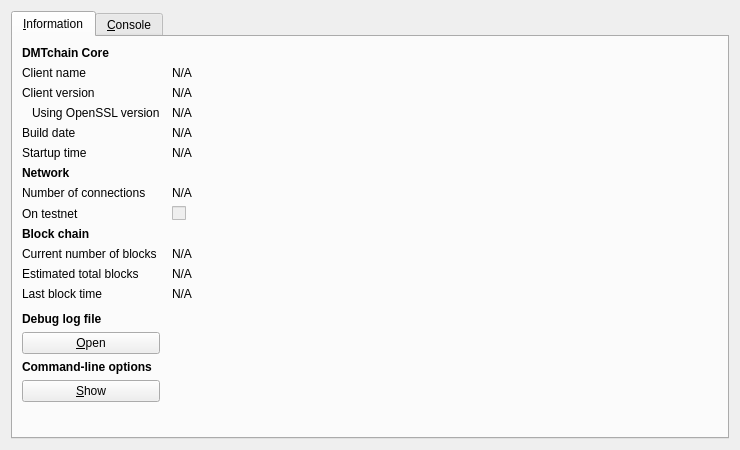
<?xml version="1.0" encoding="UTF-8"?>
<ui version="4.0">
 <class>RPCConsole</class>
 <widget class="QDialog" name="RPCConsole">
  <property name="geometry">
   <rect>
    <x>0</x>
    <y>0</y>
    <width>740</width>
    <height>450</height>
   </rect>
  </property>
  <property name="windowTitle">
   <string>DMTchain - Debug window</string>
  </property>
  <layout class="QVBoxLayout" name="verticalLayout_2">
   <item>
    <widget class="QTabWidget" name="tabWidget">
     <property name="currentIndex">
      <number>0</number>
     </property>
     <widget class="QWidget" name="tab_info">
      <attribute name="title">
       <string>&amp;Information</string>
      </attribute>
      <layout class="QGridLayout" name="gridLayout" columnstretch="0,1">
       <property name="horizontalSpacing">
        <number>12</number>
       </property>
       <item row="0" column="0">
        <widget class="QLabel" name="label_9">
         <property name="font">
          <font>
           <weight>75</weight>
           <bold>true</bold>
          </font>
         </property>
         <property name="text">
          <string>DMTchain Core</string>
         </property>
        </widget>
       </item>
       <item row="1" column="0">
        <widget class="QLabel" name="label_5">
         <property name="text">
          <string>Client name</string>
         </property>
        </widget>
       </item>
       <item row="1" column="1">
        <widget class="QLabel" name="clientName">
         <property name="cursor">
          <cursorShape>IBeamCursor</cursorShape>
         </property>
         <property name="text">
          <string>N/A</string>
         </property>
         <property name="textFormat">
          <enum>Qt::PlainText</enum>
         </property>
         <property name="textInteractionFlags">
          <set>Qt::LinksAccessibleByMouse|Qt::TextSelectableByKeyboard|Qt::TextSelectableByMouse</set>
         </property>
        </widget>
       </item>
       <item row="2" column="0">
        <widget class="QLabel" name="label_6">
         <property name="text">
          <string>Client version</string>
         </property>
        </widget>
       </item>
       <item row="2" column="1">
        <widget class="QLabel" name="clientVersion">
         <property name="cursor">
          <cursorShape>IBeamCursor</cursorShape>
         </property>
         <property name="text">
          <string>N/A</string>
         </property>
         <property name="textFormat">
          <enum>Qt::PlainText</enum>
         </property>
         <property name="textInteractionFlags">
          <set>Qt::LinksAccessibleByMouse|Qt::TextSelectableByKeyboard|Qt::TextSelectableByMouse</set>
         </property>
        </widget>
       </item>
       <item row="3" column="0">
        <widget class="QLabel" name="label_14">
         <property name="text">
          <string>Using OpenSSL version</string>
         </property>
         <property name="indent">
          <number>10</number>
         </property>
        </widget>
       </item>
       <item row="3" column="1">
        <widget class="QLabel" name="openSSLVersion">
         <property name="cursor">
          <cursorShape>IBeamCursor</cursorShape>
         </property>
         <property name="text">
          <string>N/A</string>
         </property>
         <property name="textFormat">
          <enum>Qt::PlainText</enum>
         </property>
         <property name="textInteractionFlags">
          <set>Qt::LinksAccessibleByMouse|Qt::TextSelectableByKeyboard|Qt::TextSelectableByMouse</set>
         </property>
        </widget>
       </item>
       <item row="4" column="0">
        <widget class="QLabel" name="label_12">
         <property name="text">
          <string>Build date</string>
         </property>
        </widget>
       </item>
       <item row="4" column="1">
        <widget class="QLabel" name="buildDate">
         <property name="cursor">
          <cursorShape>IBeamCursor</cursorShape>
         </property>
         <property name="text">
          <string>N/A</string>
         </property>
         <property name="textFormat">
          <enum>Qt::PlainText</enum>
         </property>
         <property name="textInteractionFlags">
          <set>Qt::LinksAccessibleByMouse|Qt::TextSelectableByKeyboard|Qt::TextSelectableByMouse</set>
         </property>
        </widget>
       </item>
       <item row="5" column="0">
        <widget class="QLabel" name="label_13">
         <property name="text">
          <string>Startup time</string>
         </property>
        </widget>
       </item>
       <item row="5" column="1">
        <widget class="QLabel" name="startupTime">
         <property name="cursor">
          <cursorShape>IBeamCursor</cursorShape>
         </property>
         <property name="text">
          <string>N/A</string>
         </property>
         <property name="textFormat">
          <enum>Qt::PlainText</enum>
         </property>
         <property name="textInteractionFlags">
          <set>Qt::LinksAccessibleByMouse|Qt::TextSelectableByKeyboard|Qt::TextSelectableByMouse</set>
         </property>
        </widget>
       </item>
       <item row="6" column="0">
        <widget class="QLabel" name="label_11">
         <property name="font">
          <font>
           <weight>75</weight>
           <bold>true</bold>
          </font>
         </property>
         <property name="text">
          <string>Network</string>
         </property>
        </widget>
       </item>
       <item row="7" column="0">
        <widget class="QLabel" name="label_7">
         <property name="text">
          <string>Number of connections</string>
         </property>
        </widget>
       </item>
       <item row="7" column="1">
        <widget class="QLabel" name="numberOfConnections">
         <property name="cursor">
          <cursorShape>IBeamCursor</cursorShape>
         </property>
         <property name="text">
          <string>N/A</string>
         </property>
         <property name="textFormat">
          <enum>Qt::PlainText</enum>
         </property>
         <property name="textInteractionFlags">
          <set>Qt::LinksAccessibleByMouse|Qt::TextSelectableByKeyboard|Qt::TextSelectableByMouse</set>
         </property>
        </widget>
       </item>
       <item row="8" column="0">
        <widget class="QLabel" name="label_8">
         <property name="text">
          <string>On testnet</string>
         </property>
        </widget>
       </item>
       <item row="8" column="1">
        <widget class="QCheckBox" name="isTestNet">
         <property name="enabled">
          <bool>false</bool>
         </property>
         <property name="text">
          <string/>
         </property>
        </widget>
       </item>
       <item row="9" column="0">
        <widget class="QLabel" name="label_10">
         <property name="font">
          <font>
           <weight>75</weight>
           <bold>true</bold>
          </font>
         </property>
         <property name="text">
          <string>Block chain</string>
         </property>
        </widget>
       </item>
       <item row="10" column="0">
        <widget class="QLabel" name="label_3">
         <property name="text">
          <string>Current number of blocks</string>
         </property>
        </widget>
       </item>
       <item row="10" column="1">
        <widget class="QLabel" name="numberOfBlocks">
         <property name="cursor">
          <cursorShape>IBeamCursor</cursorShape>
         </property>
         <property name="text">
          <string>N/A</string>
         </property>
         <property name="textFormat">
          <enum>Qt::PlainText</enum>
         </property>
         <property name="textInteractionFlags">
          <set>Qt::LinksAccessibleByMouse|Qt::TextSelectableByKeyboard|Qt::TextSelectableByMouse</set>
         </property>
        </widget>
       </item>
       <item row="11" column="0">
        <widget class="QLabel" name="label_4">
         <property name="text">
          <string>Estimated total blocks</string>
         </property>
        </widget>
       </item>
       <item row="11" column="1">
        <widget class="QLabel" name="totalBlocks">
         <property name="cursor">
          <cursorShape>IBeamCursor</cursorShape>
         </property>
         <property name="text">
          <string>N/A</string>
         </property>
         <property name="textFormat">
          <enum>Qt::PlainText</enum>
         </property>
         <property name="textInteractionFlags">
          <set>Qt::LinksAccessibleByMouse|Qt::TextSelectableByKeyboard|Qt::TextSelectableByMouse</set>
         </property>
        </widget>
       </item>
       <item row="12" column="0">
        <widget class="QLabel" name="label_2">
         <property name="text">
          <string>Last block time</string>
         </property>
        </widget>
       </item>
       <item row="12" column="1">
        <widget class="QLabel" name="lastBlockTime">
         <property name="cursor">
          <cursorShape>IBeamCursor</cursorShape>
         </property>
         <property name="text">
          <string>N/A</string>
         </property>
         <property name="textFormat">
          <enum>Qt::PlainText</enum>
         </property>
         <property name="textInteractionFlags">
          <set>Qt::LinksAccessibleByMouse|Qt::TextSelectableByKeyboard|Qt::TextSelectableByMouse</set>
         </property>
        </widget>
       </item>
       <item row="13" column="0">
        <spacer name="verticalSpacer_2">
         <property name="orientation">
          <enum>Qt::Vertical</enum>
         </property>
         <property name="sizeHint" stdset="0">
          <size>
           <width>20</width>
           <height>20</height>
          </size>
         </property>
        </spacer>
       </item>
       <item row="14" column="0">
        <widget class="QLabel" name="labelDebugLogfile">
         <property name="font">
          <font>
           <weight>75</weight>
           <bold>true</bold>
          </font>
         </property>
         <property name="text">
          <string>Debug log file</string>
         </property>
        </widget>
       </item>
       <item row="15" column="0">
        <widget class="QPushButton" name="openDebugLogfileButton">
         <property name="toolTip">
          <string>Open the DMTchain debug log file from the current data directory. This can take a few seconds for large log files.</string>
         </property>
         <property name="text">
          <string>&amp;Open</string>
         </property>
         <property name="autoDefault">
          <bool>false</bool>
         </property>
        </widget>
       </item>
       <item row="16" column="0">
        <widget class="QLabel" name="labelCLOptions">
         <property name="font">
          <font>
           <weight>75</weight>
           <bold>true</bold>
          </font>
         </property>
         <property name="text">
          <string>Command-line options</string>
         </property>
        </widget>
       </item>
       <item row="17" column="0">
        <widget class="QPushButton" name="showCLOptionsButton">
         <property name="toolTip">
          <string>Show the DMTchain-Qt help message to get a list with possible DMTchain command-line options.</string>
         </property>
         <property name="text">
          <string>&amp;Show</string>
         </property>
         <property name="autoDefault">
          <bool>false</bool>
         </property>
        </widget>
       </item>
       <item row="18" column="0">
        <spacer name="verticalSpacer">
         <property name="orientation">
          <enum>Qt::Vertical</enum>
         </property>
         <property name="sizeHint" stdset="0">
          <size>
           <width>20</width>
           <height>40</height>
          </size>
         </property>
        </spacer>
       </item>
      </layout>
     </widget>
     <widget class="QWidget" name="tab_console">
      <attribute name="title">
       <string>&amp;Console</string>
      </attribute>
      <layout class="QVBoxLayout" name="verticalLayout_3">
       <property name="spacing">
        <number>3</number>
       </property>
       <item>
        <widget class="QTextEdit" name="messagesWidget">
         <property name="minimumSize">
          <size>
           <width>0</width>
           <height>100</height>
          </size>
         </property>
         <property name="readOnly">
          <bool>true</bool>
         </property>
         <property name="tabKeyNavigation" stdset="0">
          <bool>false</bool>
         </property>
         <property name="columnCount" stdset="0">
          <number>2</number>
         </property>
        </widget>
       </item>
       <item>
        <layout class="QHBoxLayout" name="horizontalLayout">
         <property name="spacing">
          <number>3</number>
         </property>
         <item>
          <widget class="QLabel" name="label">
           <property name="text">
            <string notr="true">&gt;</string>
           </property>
          </widget>
         </item>
         <item>
          <widget class="QLineEdit" name="lineEdit"/>
         </item>
         <item>
          <widget class="QPushButton" name="clearButton">
           <property name="maximumSize">
            <size>
             <width>24</width>
             <height>24</height>
            </size>
           </property>
           <property name="toolTip">
            <string>Clear console</string>
           </property>
           <property name="text">
            <string/>
           </property>
           <property name="icon">
            <iconset resource="../bitcoin.qrc">
             <normaloff>:/icons/remove</normaloff>:/icons/remove</iconset>
           </property>
           <property name="shortcut">
            <string notr="true">Ctrl+L</string>
           </property>
           <property name="autoDefault">
            <bool>false</bool>
           </property>
          </widget>
         </item>
        </layout>
       </item>
      </layout>
     </widget>
    </widget>
   </item>
  </layout>
 </widget>
 <resources>
  <include location="../bitcoin.qrc"/>
 </resources>
 <connections/>
</ui>
